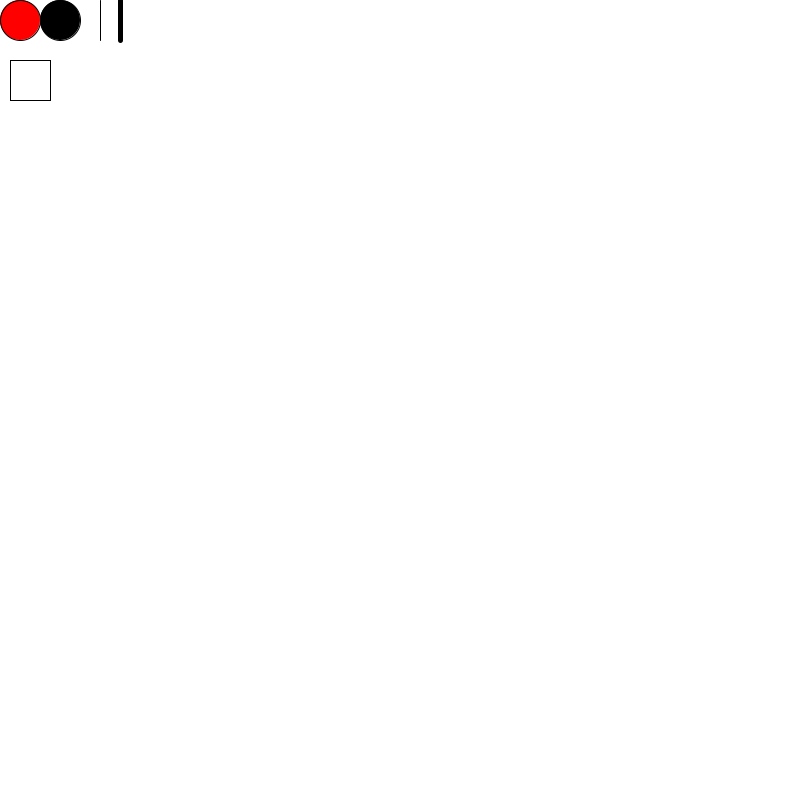
Frame 1 (no input)
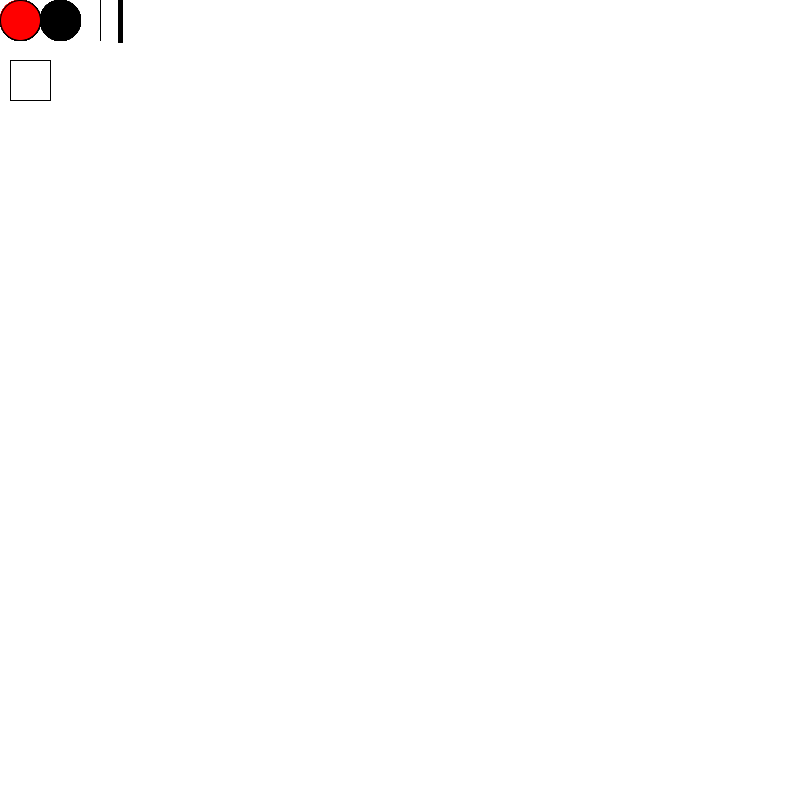
Frame 60 (the mouse pressed at the canvas centre just before this capture)
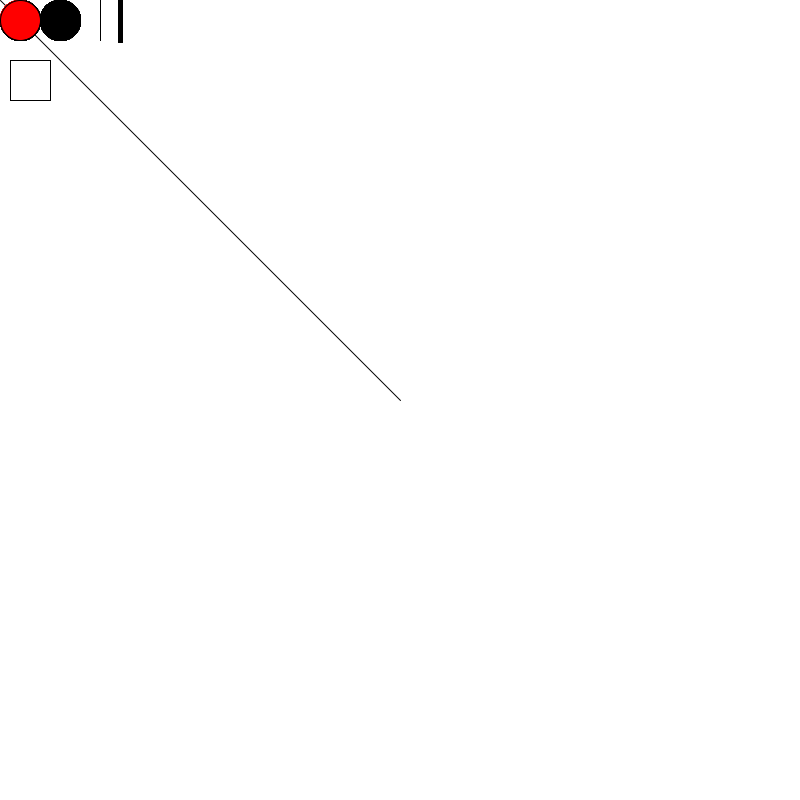
Frame 120 (the mouse held since frame 60 and released just before this capture)

The Processing sketch that drew these frames (run headless with seeded random() and noise(); from frame 60 on, the mouse is pressed at the canvas centre):

// Processing sketch: processing_42431
// ── processing_42431.pde

int oldMouseX, oldMouseY;
color myPenStroke;
int myPenWeight;

void setup() {
  size(800, 800);
  smooth();
  oldMouseX = 0;
  oldMouseY = 0;
  myPenStroke = color(0, 0, 0);
  myPenWeight = 1;
  background(255);
}

void draw() {
  strokeWeight(myPenWeight);
  stroke(myPenStroke);
  if (mousePressed) {
    if (oldMouseX != mouseX || oldMouseY != mouseY) {
      line(mouseX, mouseY, oldMouseX, oldMouseY);
    }
  }
  oldMouseX = mouseX;
  oldMouseY = mouseY;
  //red button
  fill(255, 0,0);
  stroke(0);
  strokeWeight(1);
  ellipse(20, 20, 40, 40);
  if(mousePressed && dist(20, 20, mouseX, mouseY) < 20) {
    myPenStroke = color(255, 0, 0);
  }
  //thin line button
  stroke(0);
  strokeWeight(1);
  line(100, 0, 100, 40);
  if(mousePressed && mouseX > 90 && mouseX <110 && mouseY > 0 && mouseY < 40) {
    if(myPenWeight > 0) {
      myPenWeight --;
    }
  }
  
  //thick line button
  stroke(0);
  strokeWeight(5);
  line(120, 0, 120, 40);
  if(mousePressed && mouseX > 110 && mouseX <130 && mouseY > 0 && mouseY < 40) {
    myPenWeight ++;
  }
  //black button
  fill(0, 0,0);
  strokeWeight(1);
  stroke(0);
  ellipse(60, 20, 40, 40);
  if(mousePressed && dist(60, 20, mouseX, mouseY) < 20) {
    myPenStroke = color(0, 0, 0);
  }
  
  //clear screen
  fill(255);
  strokeWeight(1);
  stroke(0);
  rect(10, 60, 40, 40);
  if(mousePressed && mouseX > 10 && mouseX < 50 && mouseY > 60 && mouseY< 100) {
    background(255);
    myPenWeight = 1;
  }
  
  
}
